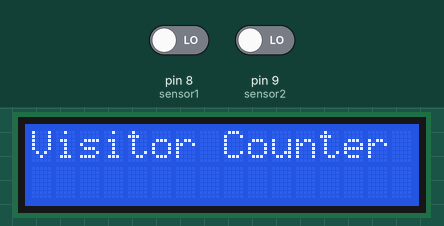
This sketch was run on a simulated Arduino Uno, built with avr-gcc and run on an emulated ATmega328P. Shown: 16×2 character LCD. Inputs (shaded band) come from the test bench; at power-on: pin 8 (sensor1) LOW, pin 9 (sensor2) LOW. What the sketch prints to the serial monitor is not drawn.

Above: at 1.2 s.
1.3 s: pin 8 (sensor1) driven HIGH and pin 9 (sensor2) driven HIGH
At 3.3 s:
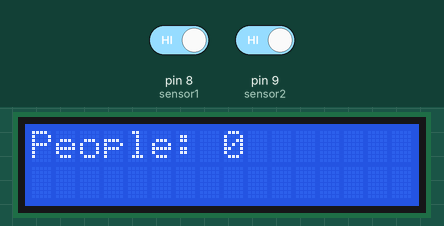
At 4.1 s:
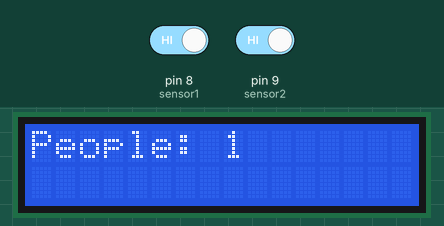
4.3 s: pin 8 (sensor1) driven LOW
Timing chart, 0 to 7.3 s (numbered marks = the images above; inputs shaded):
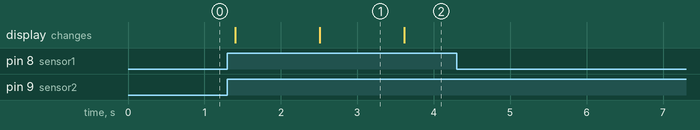

The sketch:

visitor_counter.ino
```cpp
#include <LiquidCrystal.h>

LiquidCrystal lcd(12,11,5,4,3,2);

int sensor1 = 8;
int sensor2 = 9;

int count = 0;

void setup()
{
  pinMode(sensor1, INPUT);
  pinMode(sensor2, INPUT);

  lcd.begin(16,2);
  lcd.print("Visitor Counter");

  Serial.begin(9600);
}

void loop()
{
  if(digitalRead(sensor1) == HIGH)
  {
    delay(100);

    if(digitalRead(sensor2) == HIGH)
    {
      count++;
      lcd.clear();
      lcd.print("People: ");
      lcd.print(count);
      Serial.println("Person Entered");
      delay(1000);
    }
  }

  if(digitalRead(sensor2) == HIGH)
  {
    delay(100);

    if(digitalRead(sensor1) == HIGH)
    {
      if(count > 0)
      {
        count--;
      }

      lcd.clear();
      lcd.print("People: ");
      lcd.print(count);
      Serial.println("Person Exited");
      delay(1000);
    }
  }
}
```

Measured:
- after the input at 1.3 s, the display: first changes after 0.10 s (image 1 shows a later state)
- after the input at 4.3 s, every drawn part: stays the same
- what the display in image 1 shows lasts 1.1 s, from 2.5 s to 3.6 s
